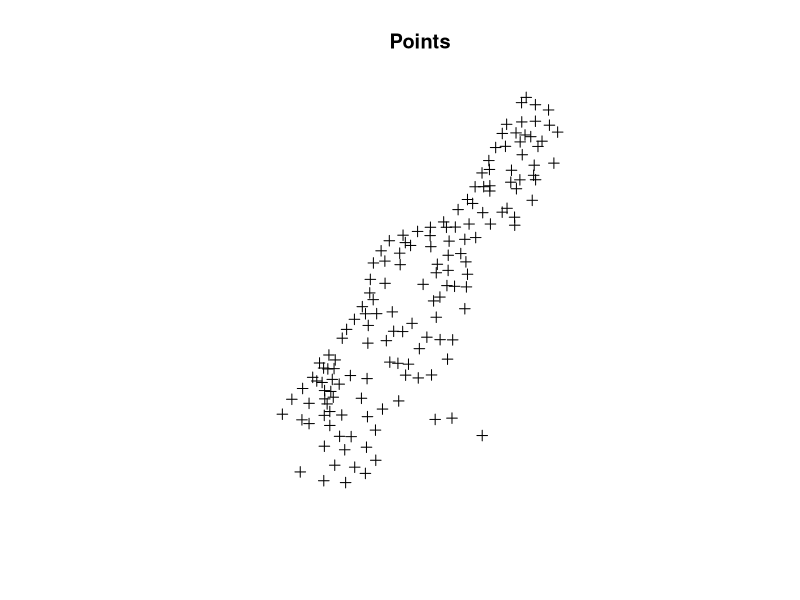
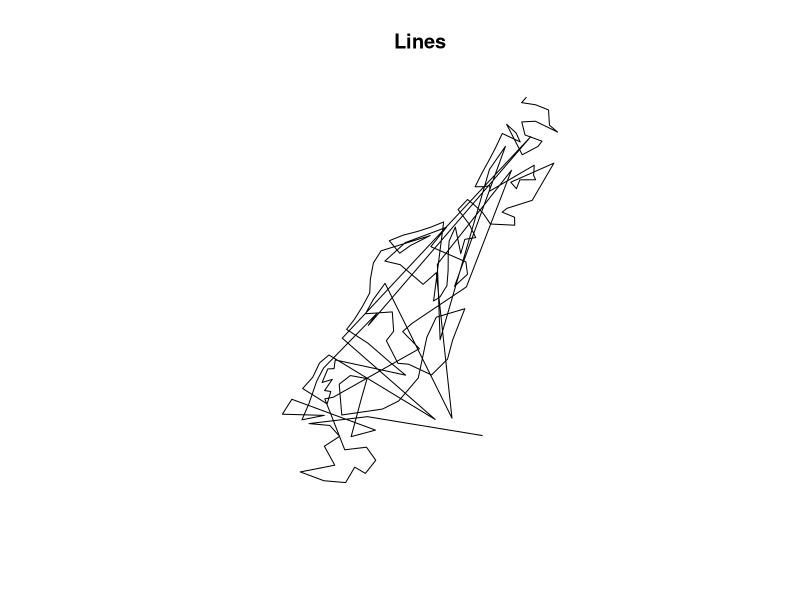
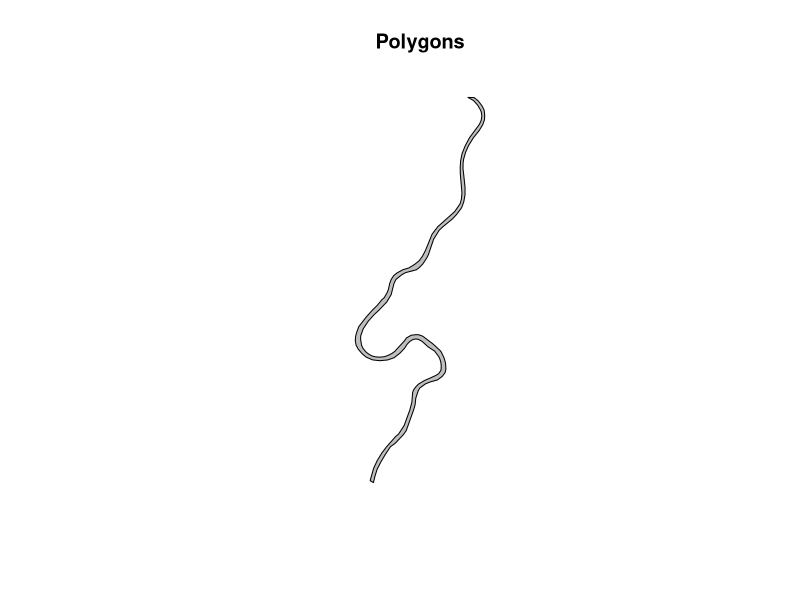
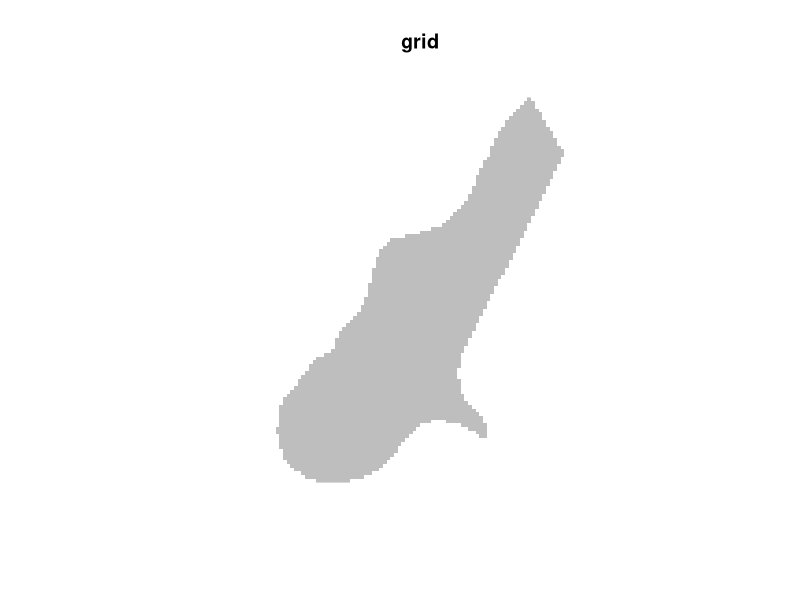
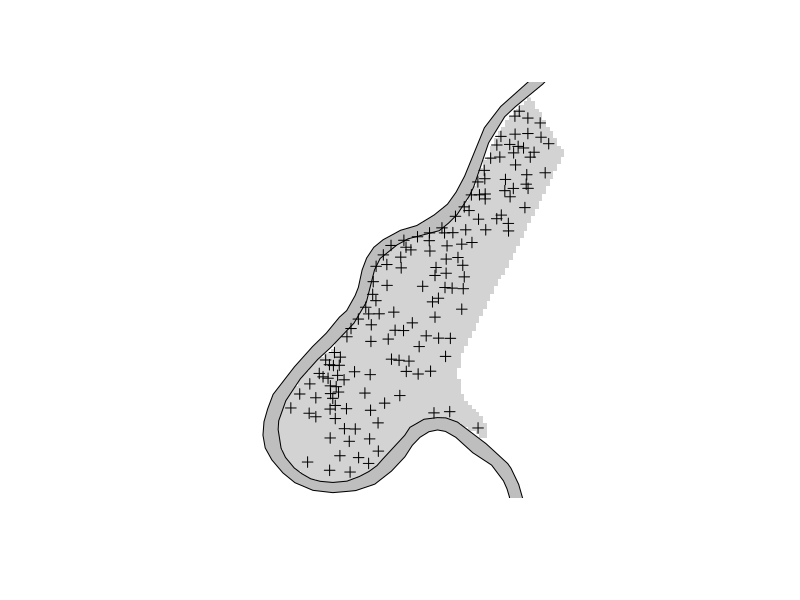
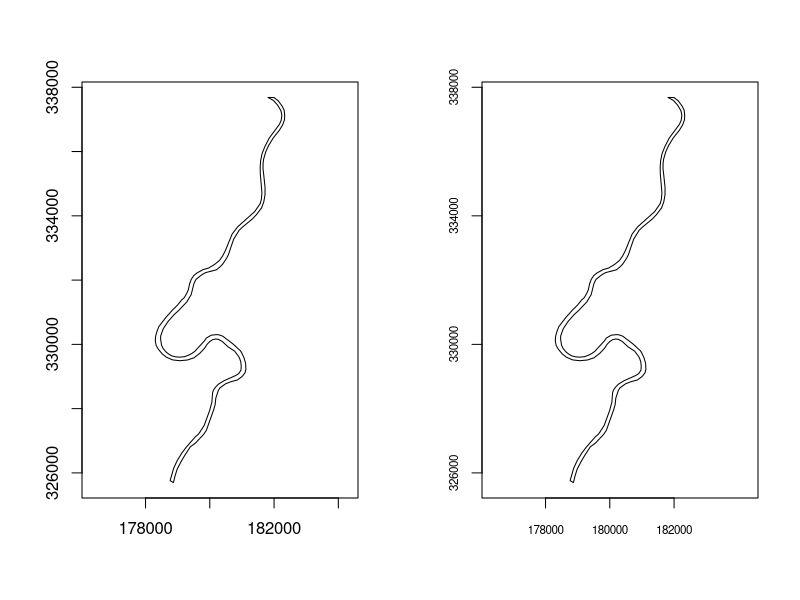

Reproduce these figures in R, in order.
## ---- chunk 1
# Clearing the global environment
rm(list = ls())

# Loding the sp package
library(sp)

# Loading the meuse data set
data(meuse)

# Turning the dataframe into SpatialPointDataFrame
coordinates(meuse) <- c("x", "y")


# Plotting
plot(meuse)
title("Points")

## ---- chunk 2
# Extracting the coordinate points
cc <- coordinates(meuse)

# No idea what happened here!
m.sl <- SpatialLines(list(Lines(list(Line(cc)), "line1")))

# Plotting
plot(m.sl)
title("Lines")
## ---- chunk 3
# Loading the meuse.riv data set
data(meuse.riv)

# Not a clue ?!
meuse.lst <- list(Polygons(list(Polygon(meuse.riv)),"meuse,riv"))
meuse.pol <- SpatialPolygons(meuse.lst)

# Plotting
plot(meuse.pol, col = "grey")
title("Polygons")


## ---- chunk 4
# Loading the data set
data(meuse.grid)

# Conerting to SpatialPointsDataFrame 
coordinates(meuse.grid) <- c("x", "y")

# Changing to SpatialPixels
meuse.grid <- as(meuse.grid, "SpatialPixels")

# plotting
image(meuse.grid, col = "grey")
title("grid")
## ---- chunk 5
image(meuse.grid, col = "lightgrey")
plot(meuse.pol, col = "grey", add = TRUE)
plot(meuse, add = TRUE)
## ---- chunk 6
layout(matrix(c(1, 2), 1, 2))
plot(meuse.pol, axes = TRUE)
plot(meuse.pol, axes = FALSE)
axis(1, at = c(178000 + 0:2 * 2000), cex.axis = 0.7)
axis(2, at = c(326000 + 0:3 * 4000), cex.axis = 0.7)
box()
